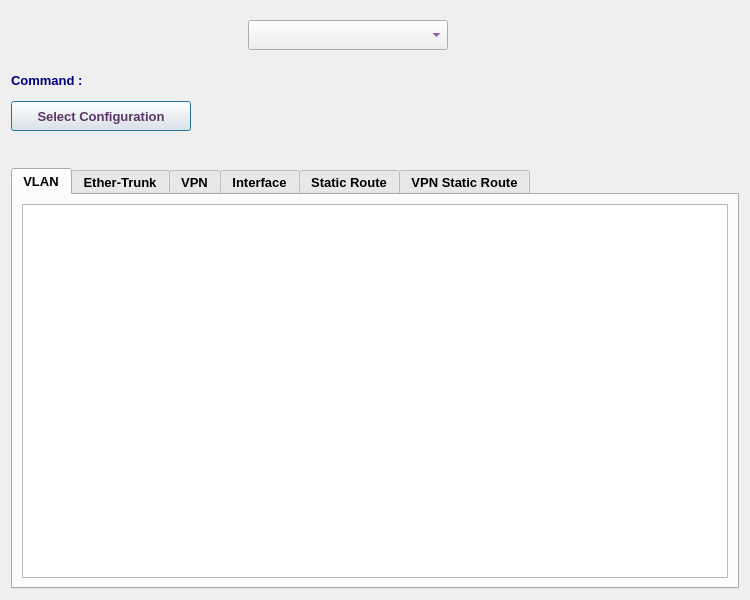
<?xml version="1.0" encoding="UTF-8"?>
<ui version="4.0">
 <class>ConfigurationAnalyserDialog</class>
 <widget class="QDialog" name="ConfigurationAnalyserDialog">
  <property name="geometry">
   <rect>
    <x>0</x>
    <y>0</y>
    <width>750</width>
    <height>600</height>
   </rect>
  </property>
  <property name="minimumSize">
   <size>
    <width>750</width>
    <height>600</height>
   </size>
  </property>
  <property name="font">
   <font>
    <family>Tahoma</family>
    <weight>75</weight>
    <bold>true</bold>
   </font>
  </property>
  <property name="windowTitle">
   <string>Configuration Analyser</string>
  </property>
  <property name="windowIcon">
   <iconset resource="../../../../image.qrc">
    <normaloff>:/Image/analyze.png</normaloff>:/Image/analyze.png</iconset>
  </property>
  <layout class="QVBoxLayout" name="verticalLayout">
   <item>
    <layout class="QHBoxLayout" name="horizontalLayout">
     <item>
      <spacer name="horizontalSpacer">
       <property name="font">
        <font>
         <family>Tahoma</family>
         <pointsize>10</pointsize>
        </font>
       </property>
       <property name="orientation">
        <enum>Qt::Horizontal</enum>
       </property>
       <property name="sizeHint" stdset="0">
        <size>
         <width>40</width>
         <height>20</height>
        </size>
       </property>
      </spacer>
     </item>
     <item>
      <widget class="QComboBox" name="osCB">
       <property name="sizePolicy">
        <sizepolicy hsizetype="Preferred" vsizetype="Preferred">
         <horstretch>0</horstretch>
         <verstretch>0</verstretch>
        </sizepolicy>
       </property>
       <property name="minimumSize">
        <size>
         <width>200</width>
         <height>30</height>
        </size>
       </property>
       <property name="maximumSize">
        <size>
         <width>200</width>
         <height>30</height>
        </size>
       </property>
       <property name="font">
        <font>
         <family>Tahoma</family>
         <pointsize>10</pointsize>
         <weight>75</weight>
         <bold>true</bold>
        </font>
       </property>
       <property name="styleSheet">
        <string notr="true">color: rgb(85, 0, 127);</string>
       </property>
      </widget>
     </item>
     <item>
      <spacer name="horizontalSpacer_2">
       <property name="font">
        <font>
         <family>Tahoma</family>
         <pointsize>10</pointsize>
        </font>
       </property>
       <property name="orientation">
        <enum>Qt::Horizontal</enum>
       </property>
       <property name="sizeHint" stdset="0">
        <size>
         <width>40</width>
         <height>20</height>
        </size>
       </property>
      </spacer>
     </item>
     <item>
      <widget class="QLabel" name="label">
       <property name="minimumSize">
        <size>
         <width>48</width>
         <height>48</height>
        </size>
       </property>
       <property name="maximumSize">
        <size>
         <width>48</width>
         <height>48</height>
        </size>
       </property>
       <property name="font">
        <font>
         <family>Tahoma</family>
         <pointsize>10</pointsize>
        </font>
       </property>
       <property name="text">
        <string/>
       </property>
       <property name="pixmap">
        <pixmap resource="../../../../image.qrc">:/Image/analyze.png</pixmap>
       </property>
       <property name="scaledContents">
        <bool>true</bool>
       </property>
      </widget>
     </item>
    </layout>
   </item>
   <item>
    <layout class="QHBoxLayout" name="horizontalLayout_3">
     <item>
      <widget class="QLabel" name="cmdLbl_2">
       <property name="minimumSize">
        <size>
         <width>80</width>
         <height>30</height>
        </size>
       </property>
       <property name="maximumSize">
        <size>
         <width>120</width>
         <height>30</height>
        </size>
       </property>
       <property name="font">
        <font>
         <family>Tahoma</family>
         <pointsize>10</pointsize>
         <weight>75</weight>
         <bold>true</bold>
        </font>
       </property>
       <property name="styleSheet">
        <string notr="true">color: rgb(0, 0, 127);</string>
       </property>
       <property name="text">
        <string>Command :</string>
       </property>
      </widget>
     </item>
     <item>
      <widget class="QLabel" name="cmdLbl">
       <property name="minimumSize">
        <size>
         <width>200</width>
         <height>30</height>
        </size>
       </property>
       <property name="maximumSize">
        <size>
         <width>16777214</width>
         <height>30</height>
        </size>
       </property>
       <property name="font">
        <font>
         <family>Tahoma</family>
         <pointsize>10</pointsize>
         <weight>75</weight>
         <bold>true</bold>
        </font>
       </property>
       <property name="styleSheet">
        <string notr="true">color: rgb(85, 0, 127);</string>
       </property>
       <property name="text">
        <string/>
       </property>
      </widget>
     </item>
    </layout>
   </item>
   <item>
    <layout class="QHBoxLayout" name="horizontalLayout_2">
     <item>
      <widget class="QPushButton" name="btn">
       <property name="minimumSize">
        <size>
         <width>180</width>
         <height>30</height>
        </size>
       </property>
       <property name="maximumSize">
        <size>
         <width>220</width>
         <height>30</height>
        </size>
       </property>
       <property name="font">
        <font>
         <family>Tahoma</family>
         <pointsize>10</pointsize>
         <weight>75</weight>
         <bold>true</bold>
        </font>
       </property>
       <property name="styleSheet">
        <string notr="true">color: rgb(92, 53, 102);</string>
       </property>
       <property name="text">
        <string>Select Configuration</string>
       </property>
       <property name="icon">
        <iconset resource="../../../../image.qrc">
         <normaloff>:/Image/brows.png</normaloff>:/Image/brows.png</iconset>
       </property>
       <property name="iconSize">
        <size>
         <width>20</width>
         <height>20</height>
        </size>
       </property>
      </widget>
     </item>
     <item>
      <widget class="QLabel" name="fileLbl">
       <property name="sizePolicy">
        <sizepolicy hsizetype="Expanding" vsizetype="Preferred">
         <horstretch>0</horstretch>
         <verstretch>0</verstretch>
        </sizepolicy>
       </property>
       <property name="minimumSize">
        <size>
         <width>480</width>
         <height>25</height>
        </size>
       </property>
       <property name="maximumSize">
        <size>
         <width>16777215</width>
         <height>50</height>
        </size>
       </property>
       <property name="font">
        <font>
         <family>Tahoma</family>
         <pointsize>10</pointsize>
         <weight>75</weight>
         <bold>true</bold>
        </font>
       </property>
       <property name="styleSheet">
        <string notr="true">color: rgb(85, 0, 127);</string>
       </property>
       <property name="text">
        <string/>
       </property>
       <property name="wordWrap">
        <bool>true</bool>
       </property>
      </widget>
     </item>
    </layout>
   </item>
   <item>
    <widget class="QLabel" name="sysNameLbl">
     <property name="minimumSize">
      <size>
       <width>300</width>
       <height>25</height>
      </size>
     </property>
     <property name="maximumSize">
      <size>
       <width>16777215</width>
       <height>25</height>
      </size>
     </property>
     <property name="font">
      <font>
       <family>Tahoma</family>
       <pointsize>10</pointsize>
       <weight>75</weight>
       <bold>true</bold>
      </font>
     </property>
     <property name="styleSheet">
      <string notr="true">color: rgb(85, 0, 127);</string>
     </property>
     <property name="text">
      <string/>
     </property>
     <property name="alignment">
      <set>Qt::AlignCenter</set>
     </property>
    </widget>
   </item>
   <item>
    <widget class="QTabWidget" name="tab">
     <property name="minimumSize">
      <size>
       <width>300</width>
       <height>300</height>
      </size>
     </property>
     <property name="font">
      <font>
       <family>Tahoma</family>
       <pointsize>10</pointsize>
       <weight>75</weight>
       <bold>true</bold>
      </font>
     </property>
     <property name="currentIndex">
      <number>0</number>
     </property>
     <widget class="QWidget" name="vlanTab">
      <attribute name="title">
       <string>VLAN</string>
      </attribute>
      <layout class="QHBoxLayout" name="horizontalLayout_15">
       <item>
        <widget class="QTableView" name="vlanTV">
         <property name="font">
          <font>
           <family>Tahoma</family>
           <pointsize>10</pointsize>
           <weight>50</weight>
           <bold>false</bold>
          </font>
         </property>
         <property name="editTriggers">
          <set>QAbstractItemView::NoEditTriggers</set>
         </property>
         <property name="alternatingRowColors">
          <bool>true</bool>
         </property>
         <property name="selectionMode">
          <enum>QAbstractItemView::SingleSelection</enum>
         </property>
         <property name="selectionBehavior">
          <enum>QAbstractItemView::SelectRows</enum>
         </property>
        </widget>
       </item>
      </layout>
     </widget>
     <widget class="QWidget" name="etherTrunkTab">
      <attribute name="title">
       <string>Ether-Trunk</string>
      </attribute>
      <layout class="QHBoxLayout" name="horizontalLayout_14">
       <item>
        <widget class="QTableView" name="etherTV">
         <property name="font">
          <font>
           <family>Tahoma</family>
           <pointsize>10</pointsize>
           <weight>50</weight>
           <bold>false</bold>
          </font>
         </property>
         <property name="editTriggers">
          <set>QAbstractItemView::NoEditTriggers</set>
         </property>
         <property name="alternatingRowColors">
          <bool>true</bool>
         </property>
         <property name="selectionMode">
          <enum>QAbstractItemView::SingleSelection</enum>
         </property>
         <property name="selectionBehavior">
          <enum>QAbstractItemView::SelectRows</enum>
         </property>
        </widget>
       </item>
      </layout>
     </widget>
     <widget class="QWidget" name="vpnTab">
      <attribute name="title">
       <string>VPN</string>
      </attribute>
      <layout class="QVBoxLayout" name="verticalLayout_22">
       <item>
        <widget class="QTableView" name="vpnTV">
         <property name="font">
          <font>
           <family>Tahoma</family>
           <pointsize>10</pointsize>
           <weight>50</weight>
           <bold>false</bold>
          </font>
         </property>
         <property name="editTriggers">
          <set>QAbstractItemView::NoEditTriggers</set>
         </property>
         <property name="alternatingRowColors">
          <bool>true</bool>
         </property>
         <property name="selectionMode">
          <enum>QAbstractItemView::SingleSelection</enum>
         </property>
         <property name="selectionBehavior">
          <enum>QAbstractItemView::SelectRows</enum>
         </property>
        </widget>
       </item>
       <item>
        <widget class="QGroupBox" name="groupBox_11">
         <property name="minimumSize">
          <size>
           <width>170</width>
           <height>75</height>
          </size>
         </property>
         <property name="maximumSize">
          <size>
           <width>16777215</width>
           <height>75</height>
          </size>
         </property>
         <property name="font">
          <font>
           <family>Tahoma</family>
           <pointsize>10</pointsize>
           <weight>75</weight>
           <bold>true</bold>
          </font>
         </property>
         <property name="title">
          <string>Export ext-community</string>
         </property>
         <layout class="QVBoxLayout" name="verticalLayout_20">
          <property name="spacing">
           <number>0</number>
          </property>
          <property name="leftMargin">
           <number>0</number>
          </property>
          <property name="topMargin">
           <number>0</number>
          </property>
          <property name="rightMargin">
           <number>0</number>
          </property>
          <property name="bottomMargin">
           <number>0</number>
          </property>
          <item>
           <widget class="QListView" name="expLV">
            <property name="font">
             <font>
              <family>Tahoma</family>
              <pointsize>10</pointsize>
              <weight>50</weight>
              <bold>false</bold>
             </font>
            </property>
            <property name="frameShape">
             <enum>QFrame::StyledPanel</enum>
            </property>
            <property name="alternatingRowColors">
             <bool>true</bool>
            </property>
            <property name="flow">
             <enum>QListView::LeftToRight</enum>
            </property>
            <property name="spacing">
             <number>5</number>
            </property>
            <property name="wordWrap">
             <bool>true</bool>
            </property>
           </widget>
          </item>
         </layout>
        </widget>
       </item>
       <item>
        <widget class="QGroupBox" name="groupBox_12">
         <property name="minimumSize">
          <size>
           <width>170</width>
           <height>75</height>
          </size>
         </property>
         <property name="maximumSize">
          <size>
           <width>16777215</width>
           <height>75</height>
          </size>
         </property>
         <property name="font">
          <font>
           <family>Tahoma</family>
           <pointsize>10</pointsize>
           <weight>75</weight>
           <bold>true</bold>
          </font>
         </property>
         <property name="title">
          <string>Import ext-community</string>
         </property>
         <layout class="QVBoxLayout" name="verticalLayout_21">
          <property name="spacing">
           <number>0</number>
          </property>
          <property name="leftMargin">
           <number>0</number>
          </property>
          <property name="topMargin">
           <number>0</number>
          </property>
          <property name="rightMargin">
           <number>0</number>
          </property>
          <property name="bottomMargin">
           <number>0</number>
          </property>
          <item>
           <widget class="QListView" name="impLV">
            <property name="font">
             <font>
              <family>Tahoma</family>
              <pointsize>10</pointsize>
              <weight>50</weight>
              <bold>false</bold>
             </font>
            </property>
            <property name="frameShape">
             <enum>QFrame::StyledPanel</enum>
            </property>
            <property name="alternatingRowColors">
             <bool>true</bool>
            </property>
            <property name="flow">
             <enum>QListView::LeftToRight</enum>
            </property>
            <property name="spacing">
             <number>5</number>
            </property>
            <property name="wordWrap">
             <bool>true</bool>
            </property>
           </widget>
          </item>
         </layout>
        </widget>
       </item>
      </layout>
     </widget>
     <widget class="QWidget" name="interfaceTab">
      <attribute name="title">
       <string>Interface</string>
      </attribute>
      <layout class="QVBoxLayout" name="verticalLayout_2">
       <item>
        <widget class="QTableView" name="interfaceTV">
         <property name="font">
          <font>
           <family>Tahoma</family>
           <pointsize>10</pointsize>
           <weight>50</weight>
           <bold>false</bold>
          </font>
         </property>
         <property name="editTriggers">
          <set>QAbstractItemView::NoEditTriggers</set>
         </property>
         <property name="alternatingRowColors">
          <bool>true</bool>
         </property>
         <property name="selectionMode">
          <enum>QAbstractItemView::SingleSelection</enum>
         </property>
         <property name="selectionBehavior">
          <enum>QAbstractItemView::SelectRows</enum>
         </property>
        </widget>
       </item>
       <item>
        <layout class="QHBoxLayout" name="horizontalLayout_4">
         <item>
          <spacer name="horizontalSpacer_4">
           <property name="font">
            <font>
             <pointsize>10</pointsize>
            </font>
           </property>
           <property name="orientation">
            <enum>Qt::Horizontal</enum>
           </property>
           <property name="sizeHint" stdset="0">
            <size>
             <width>40</width>
             <height>20</height>
            </size>
           </property>
          </spacer>
         </item>
         <item>
          <widget class="QPushButton" name="intExportBtn">
           <property name="sizePolicy">
            <sizepolicy hsizetype="Preferred" vsizetype="Preferred">
             <horstretch>0</horstretch>
             <verstretch>0</verstretch>
            </sizepolicy>
           </property>
           <property name="minimumSize">
            <size>
             <width>0</width>
             <height>30</height>
            </size>
           </property>
           <property name="maximumSize">
            <size>
             <width>16777215</width>
             <height>30</height>
            </size>
           </property>
           <property name="font">
            <font>
             <pointsize>10</pointsize>
             <weight>75</weight>
             <bold>true</bold>
            </font>
           </property>
           <property name="styleSheet">
            <string notr="true">color: rgb(92, 53, 102);</string>
           </property>
           <property name="text">
            <string>Export </string>
           </property>
           <property name="icon">
            <iconset resource="../../../../image.qrc">
             <normaloff>:/Image/pdf.png</normaloff>:/Image/pdf.png</iconset>
           </property>
          </widget>
         </item>
        </layout>
       </item>
      </layout>
     </widget>
     <widget class="QWidget" name="route1Tab">
      <attribute name="title">
       <string>Static Route</string>
      </attribute>
      <layout class="QVBoxLayout" name="verticalLayout_3">
       <item>
        <widget class="QTableView" name="srTV">
         <property name="font">
          <font>
           <family>Tahoma</family>
           <pointsize>10</pointsize>
           <weight>50</weight>
           <bold>false</bold>
          </font>
         </property>
         <property name="alternatingRowColors">
          <bool>true</bool>
         </property>
         <property name="selectionMode">
          <enum>QAbstractItemView::SingleSelection</enum>
         </property>
         <property name="selectionBehavior">
          <enum>QAbstractItemView::SelectRows</enum>
         </property>
        </widget>
       </item>
      </layout>
     </widget>
     <widget class="QWidget" name="route2Tab">
      <attribute name="title">
       <string>VPN Static Route</string>
      </attribute>
      <layout class="QVBoxLayout" name="verticalLayout_4">
       <item>
        <widget class="QTableView" name="vsrTV">
         <property name="font">
          <font>
           <pointsize>10</pointsize>
           <weight>50</weight>
           <bold>false</bold>
          </font>
         </property>
         <property name="alternatingRowColors">
          <bool>true</bool>
         </property>
         <property name="selectionMode">
          <enum>QAbstractItemView::SingleSelection</enum>
         </property>
         <property name="selectionBehavior">
          <enum>QAbstractItemView::SelectRows</enum>
         </property>
        </widget>
       </item>
      </layout>
     </widget>
    </widget>
   </item>
  </layout>
 </widget>
 <tabstops>
  <tabstop>osCB</tabstop>
  <tabstop>btn</tabstop>
  <tabstop>tab</tabstop>
  <tabstop>vlanTV</tabstop>
  <tabstop>etherTV</tabstop>
  <tabstop>vpnTV</tabstop>
  <tabstop>expLV</tabstop>
  <tabstop>impLV</tabstop>
 </tabstops>
 <resources>
  <include location="../../../../image.qrc"/>
 </resources>
 <connections/>
</ui>
